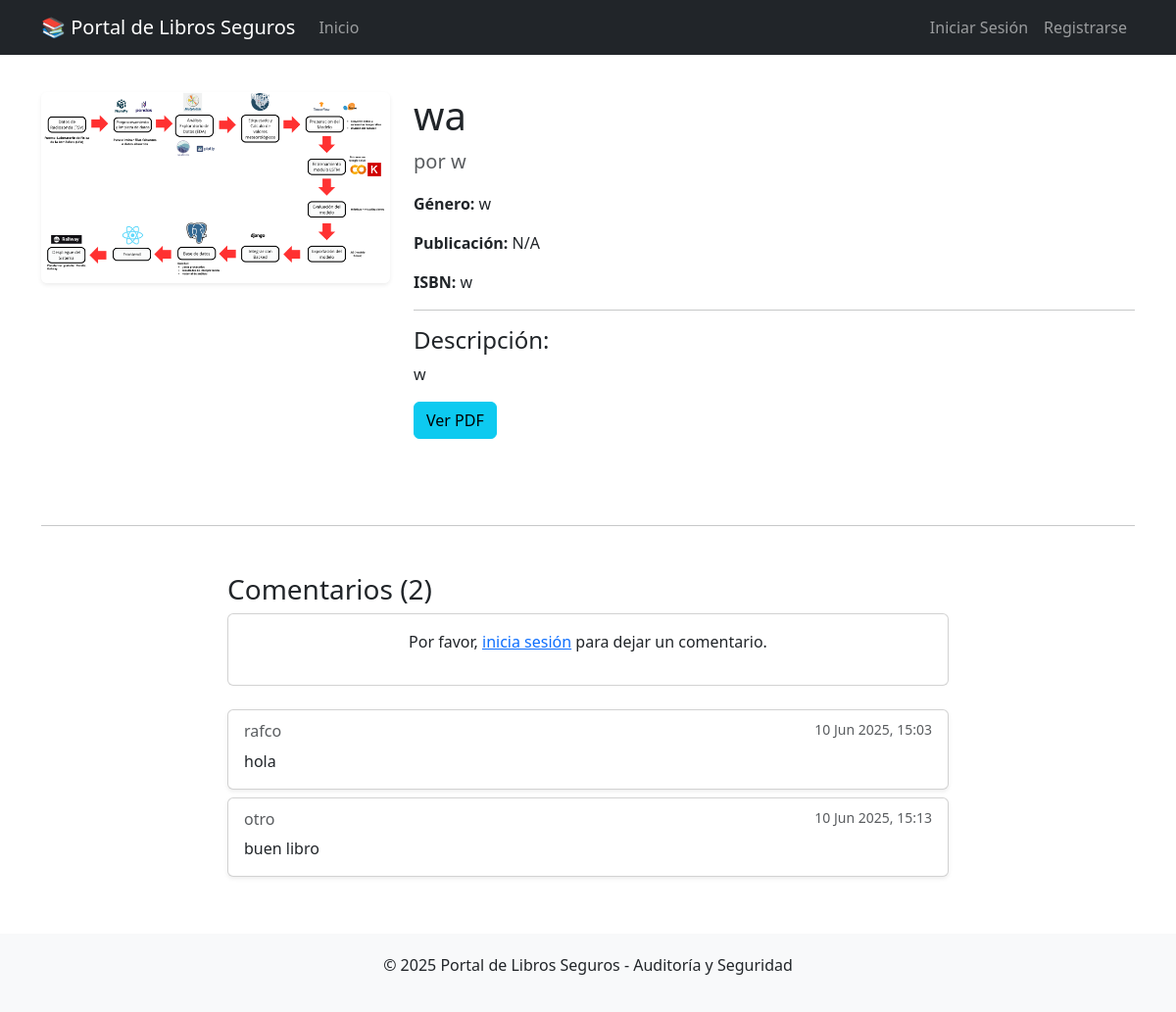
Page /libro/2/ on the committed database.
### libros/models.py (models this page shows, shortened)
class Libro(models.Model):
    titulo = models.CharField(max_length=200)
    autor = models.CharField(max_length=100)
    isbn = models.CharField(max_length=13, unique=True, blank=True, null=True)
    genero = models.CharField(max_length=50, blank=True, null=True)
    descripcion = models.TextField(blank=True, null=True)
    fecha_publicacion = models.DateField(blank=True, null=True)
    portada = models.ImageField(upload_to='portadas/', blank=True, null=True)
    documento_pdf = models.FileField(upload_to='libros_pdf/', blank=True, null=True)
    usuario_carga = models.ForeignKey(User, on_delete=models.SET_NULL, null=True, blank=True)
    fecha_carga = models.DateTimeField(auto_now_add=True)
    es_publico = models.BooleanField(default=True) # Para control de acceso

class Comentario(models.Model):
    libro = models.ForeignKey(Libro, on_delete=models.CASCADE, related_name='comentarios')
    usuario = models.ForeignKey(User, on_delete=models.CASCADE)
    texto = models.TextField()
    fecha_creacion = models.DateTimeField(auto_now_add=True)

### libros/views.py (the view, shortened to what this page needs)
# urls.py: path('libro/<int:pk>/', views.DetalleLibro.as_view(), name='detalle_libro'), # Detalle de un libro (pk es el ID)
class DetalleLibro(DetailView):
    model = Libro
    template_name = 'libros/detalle_libro.html'
    context_object_name = 'libro'
    def get_context_data(self, **kwargs):
        context = super().get_context_data(**kwargs)
        if not self.object.es_publico and not (self.request.user.is_authenticated and self.request.user.is_staff):
            logger.warning(f"Intento de acceso no autorizado a libro no público: '{self.object.titulo}' por usuario '{self.request.user.username if self.request.user.is_authenticated else 'Anónimo'}'.")
            return context # Podrías hacer que el template maneje esta condición
        context['comentarios'] = self.object.comentarios.all() # Obtiene todos los comentarios del libro
        context['form_comentario'] = ComentarioForm() # Pasa una instancia vacía del formulario de comentario
        logger.info(f"Mostrando detalle del libro '{self.object.titulo}'.")
        return context

### libros/templates/libros/detalle_libro.html (shortened to what this page needs)
{% extends 'base.html' %}
{% block content %}
<div class="row">
    <div class="col-md-4">
        {% if libro.portada %}
            <img src="{{ libro.portada.url }}" class="img-fluid rounded shadow-sm" alt="{{ libro.titulo }}">
        {% else %}
            <img src="https://via.placeholder.com/400x600?text=No+Portada" class="img-fluid rounded shadow-sm" alt="Sin Portada">
        {% endif %}
    </div>
    <div class="col-md-8">
        <h1>{{ libro.titulo }}</h1>
        <p class="lead text-muted">por {{ libro.autor }}</p>
        <p><strong>Género:</strong> {{ libro.genero|default:"N/A" }}</p>
        <p><strong>Publicación:</strong> {{ libro.fecha_publicacion|date:"d M Y"|default:"N/A" }}</p>
        {% if libro.isbn %}<p><strong>ISBN:</strong> {{ libro.isbn }}</p>{% endif %}
        <hr>
        <h4>Descripción:</h4>
        <p>{{ libro.descripcion|default:"No hay descripción disponible para este libro." }}</p>
        {% if libro.documento_pdf %}
            <a href="{{ libro.documento_pdf.url }}" class="btn btn-info mb-3" target="_blank" rel="noopener noreferrer">
                 Ver PDF
            </a>
        {% endif %}
    </div>
</div>
<hr class="my-5">
<div class="row">
    <div class="col-md-8 offset-md-2">
        <h3>Comentarios ({{ comentarios.count }})</h3>
        <div class="card mb-4">
            <div class="card-body">
                {% if user.is_authenticated %}
                    <form action="{% url 'detalle_libro' pk=libro.pk %}" method="post">
                        {% csrf_token %}
                        {{ form_comentario.texto }}
                        <button type="submit" class="btn btn-success mt-2">Añadir Comentario</button>
                    </form>
                {% else %}
                    <p class="text-center">Por favor, <a href="{% url 'login' %}">inicia sesión</a> para dejar un comentario.</p>
                {% endif %}
            </div>
        </div>
        {% if comentarios %}
            {% for comentario in comentarios %}
            <div class="card mb-2 shadow-sm">
                <div class="card-body">
                    <h6 class="card-subtitle mb-2 text-muted">{{ comentario.usuario.username }} <small class="float-end">{{ comentario.fecha_creacion|date:"d M Y, H:i" }}</small></h6>
                    <p class="card-text">{{ comentario.texto }}</p>
                </div>
            </div>
            {% endfor %}
        {% else %}
            <p class="text-center text-muted">Sé el primero en comentar este libro.</p>
        {% endif %}
    </div>
</div>
{% endblock %}

### templates/base.html (shortened to what this page needs)
<!DOCTYPE html>
<html lang="es">
<head>
    <link rel="stylesheet" href="https://cdn.jsdelivr.net/npm/bootstrap@5.3.3/dist/css/bootstrap.min.css">
</head>
<body>
    <nav class="navbar navbar-expand-lg navbar-dark bg-dark fixed-top">
        <div class="container">
            <a class="navbar-brand" href="{% url 'lista_libros' %}">📚 Portal de Libros Seguros</a>
            <div class="collapse navbar-collapse" id="navbarNav">
                <ul class="navbar-nav me-auto mb-2 mb-lg-0">
                    <li class="nav-item">
                        <a class="nav-link" href="{% url 'lista_libros' %}">Inicio</a>
                    </li>
                </ul>
                <ul class="navbar-nav ms-auto">
                    {% if user.is_authenticated %}
                    <li class="nav-item dropdown">
                        <a class="nav-link dropdown-toggle" href="#" id="navbarDropdown" role="button"
                            data-bs-toggle="dropdown" aria-expanded="false">
                            Bienvenido, {{ user.username }}
                        </a>
                        <ul class="dropdown-menu dropdown-menu-end" aria-labelledby="navbarDropdown">
                            <li><a class="dropdown-item" href="#">Mi Perfil (Pendiente)</a></li>
                            <li>
                                <hr class="dropdown-divider">
                            </li>
                            <li>
                                <form method="post" action="{% url 'logout' %}" style="display: inline;">
                                    {% csrf_token %}
                                    <button type="submit" class="dropdown-item">Cerrar Sesión</button>
                                </form>
                            </li>
                        </ul>
                    </li>
                    {% else %}
                    <li class="nav-item">
                        <a class="nav-link" href="{% url 'login' %}">Iniciar Sesión</a>
                    </li>
                    <li class="nav-item">
                        <a class="nav-link" href="{% url 'register' %}">Registrarse</a>
                    </li>
                    {% endif %}
                </ul>
            </div>
        </div>
    </nav>
    <div class="container mt-4">
        {% block content %}
        {% endblock %}
    </div>
    <footer class="footer">
        <div class="container">
            <p>&copy; 2025 Portal de Libros Seguros - Auditoría y Seguridad</p>
        </div>
    </footer>
</body>
</html>

### templates/base.html (style rules this page uses)
body { padding-top: 70px; }
.footer { background-color: #f8f9fa; padding: 20px 0; margin-top: 50px; text-align: center; }

### rows in the picture
Libro: portada (picture), titulo "wa", autor "w", genero "w", fecha_publicacion "N/A", isbn "w", descripcion "w", count "2"
Comentario: usuario.username "rafco", fecha_creacion "10 Jun 2025, 15:03", texto "hola"
Comentario: usuario.username "otro", fecha_creacion "10 Jun 2025, 15:13", texto "buen libro"
